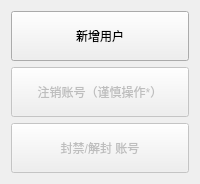
              <widget class="QWidget" name="tab_5">
               <attribute name="title">
                <string>编辑用户</string>
               </attribute>
               <layout class="QGridLayout" name="gridLayout_89">
                <item row="1" column="0">
                 <widget class="QPushButton" name="btn_delUser">
                  <property name="enabled">
                   <bool>false</bool>
                  </property>
                  <property name="minimumSize">
                   <size>
                    <width>0</width>
                    <height>50</height>
                   </size>
                  </property>
                  <property name="text">
                   <string>注销账号（谨慎操作*）</string>
                  </property>
                  <property name="icon">
                   <iconset resource="resource.qrc">
                    <normaloff>:/images/color_icon/color-warning.svg</normaloff>:/images/color_icon/color-warning.svg</iconset>
                  </property>
                  <property name="iconSize">
                   <size>
                    <width>20</width>
                    <height>20</height>
                   </size>
                  </property>
                 </widget>
                </item>
                <item row="0" column="0">
                 <widget class="QPushButton" name="btn_addUser">
                  <property name="minimumSize">
                   <size>
                    <width>0</width>
                    <height>50</height>
                   </size>
                  </property>
                  <property name="text">
                   <string>新增用户</string>
                  </property>
                  <property name="icon">
                   <iconset resource="resource.qrc">
                    <normaloff>:/images/color_icon/color-contact.svg</normaloff>:/images/color_icon/color-contact.svg</iconset>
                  </property>
                  <property name="iconSize">
                   <size>
                    <width>20</width>
                    <height>20</height>
                   </size>
                  </property>
                 </widget>
                </item>
                <item row="2" column="0">
                 <widget class="QPushButton" name="btn_banUser">
                  <property name="enabled">
                   <bool>false</bool>
                  </property>
                  <property name="minimumSize">
                   <size>
                    <width>0</width>
                    <height>50</height>
                   </size>
                  </property>
                  <property name="text">
                   <string>封禁/解封 账号</string>
                  </property>
                  <property name="icon">
                   <iconset resource="resource.qrc">
                    <normaloff>:/images/color_icon/color-warning_2.svg</normaloff>:/images/color_icon/color-warning_2.svg</iconset>
                  </property>
                  <property name="iconSize">
                   <size>
                    <width>20</width>
                    <height>20</height>
                   </size>
                  </property>
                 </widget>
                </item>
               </layout>
              </widget>
